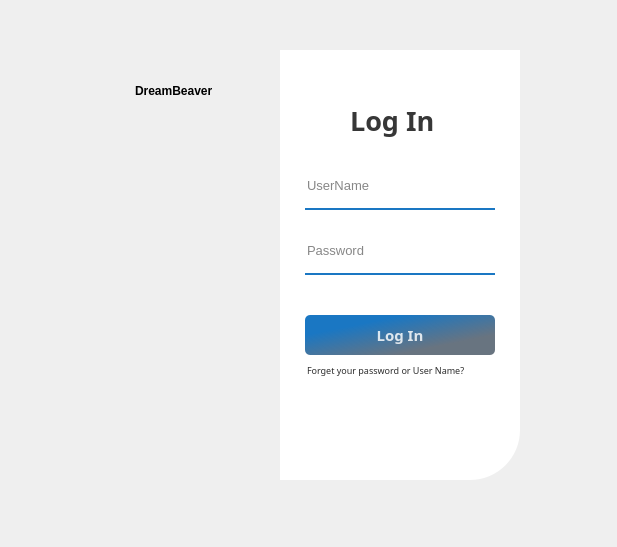
<?xml version="1.0" encoding="UTF-8"?>
<ui version="4.0">
 <class>login</class>
 <widget class="QDialog" name="login">
  <property name="geometry">
   <rect>
    <x>0</x>
    <y>0</y>
    <width>617</width>
    <height>547</height>
   </rect>
  </property>
  <property name="windowTitle">
   <string>Dialog</string>
  </property>
  <widget class="QWidget" name="widget" native="true">
   <property name="geometry">
    <rect>
     <x>10</x>
     <y>20</y>
     <width>550</width>
     <height>500</height>
    </rect>
   </property>
   <property name="styleSheet">
    <string notr="true">QPushButton#pushButton {
    background-color: qlineargradient(spread:pad, x1:0, y1:0.505682, x2:0.477, y2:1, stop:0 rgba(11,131,120,219), stop:1 rgba(85,98,112,226));
    color: rgba(255,255,255,210);
    border-radius: 5px;
}

QPushButton#pushButton:hover {
    background-color: qlineargradient(spread:pad, x1:0, y1:0.505682, x2:0.477, y2:1, stop:0 rgba(150,123,111,219), stop:1 rgba(85,81,84,226));
}

QPushButton#pushButton:pressed {
    padding-left: 5px;
    padding-top: 5px;
    background-color: rgba(150,123,111,255);
}
</string>
   </property>
   <widget class="QLabel" name="label">
    <property name="geometry">
     <rect>
      <x>40</x>
      <y>30</y>
      <width>280</width>
      <height>438</height>
     </rect>
    </property>
    <property name="styleSheet">
     <string notr="true">QLabel#lebal{
border-top-left-radius: 50px;
background-color:rgba(0,0,0,80);
border-top-left-radius: 50px;}</string>
    </property>
    <property name="text">
     <string/>
    </property>
    <property name="pixmap">
     <pixmap resource="icons.qrc">:/Icons/R.png</pixmap>
    </property>
    <property name="scaledContents">
     <bool>true</bool>
    </property>
   </widget>
   <widget class="QLabel" name="label_2">
    <property name="geometry">
     <rect>
      <x>270</x>
      <y>30</y>
      <width>240</width>
      <height>430</height>
     </rect>
    </property>
    <property name="styleSheet">
     <string notr="true">background-color:rgba(255,255,255,255);
border-bottom-right-radius:50px;</string>
    </property>
    <property name="text">
     <string/>
    </property>
   </widget>
   <widget class="QLabel" name="label_3">
    <property name="geometry">
     <rect>
      <x>340</x>
      <y>80</y>
      <width>111</width>
      <height>40</height>
     </rect>
    </property>
    <property name="font">
     <font>
      <family>MS Reference Sans Serif</family>
      <pointsize>20</pointsize>
      <weight>75</weight>
      <bold>true</bold>
     </font>
    </property>
    <property name="styleSheet">
     <string notr="true">color:rgb(0,0,0,200);</string>
    </property>
    <property name="text">
     <string>Log In</string>
    </property>
   </widget>
   <widget class="QLineEdit" name="lineEdit">
    <property name="geometry">
     <rect>
      <x>295</x>
      <y>150</y>
      <width>190</width>
      <height>40</height>
     </rect>
    </property>
    <property name="font">
     <font>
      <pointsize>10</pointsize>
     </font>
    </property>
    <property name="styleSheet">
     <string notr="true">background-color:rgba(0,0,0,0);
border:none;
border-bottom:2px solid rgba(26,119,195,0,8);
color:rgba(0,0,0,240);
padding-bottom:7px;</string>
    </property>
    <property name="placeholderText">
     <string>UserName</string>
    </property>
   </widget>
   <widget class="QLineEdit" name="lineEdit_2">
    <property name="geometry">
     <rect>
      <x>295</x>
      <y>215</y>
      <width>190</width>
      <height>40</height>
     </rect>
    </property>
    <property name="font">
     <font>
      <pointsize>10</pointsize>
     </font>
    </property>
    <property name="styleSheet">
     <string notr="true">background-color:rgba(0,0,0,0);
border:none;
border-bottom:2px solid rgba(26,119,195,0,8);
color:rgba(0,0,0,240);
padding-bottom:7px;</string>
    </property>
    <property name="echoMode">
     <enum>QLineEdit::Password</enum>
    </property>
    <property name="placeholderText">
     <string>Password</string>
    </property>
   </widget>
   <widget class="QPushButton" name="pushButton">
    <property name="geometry">
     <rect>
      <x>295</x>
      <y>295</y>
      <width>190</width>
      <height>40</height>
     </rect>
    </property>
    <property name="font">
     <font>
      <family>Nirmala UI Semilight</family>
      <pointsize>11</pointsize>
      <weight>75</weight>
      <bold>true</bold>
     </font>
    </property>
    <property name="styleSheet">
     <string notr="true">QPushButton#pushButton {
    background-color: qlineargradient(spread:pad, x1:0, y1:0.505682, x2:0.477, y2:1, stop:0 rgba(26,119,195,0,8), stop:1 rgba(85,98,112,226));
    color: rgba(255,255,255,210);
    border-radius: 5px;
}

QPushButton#pushButton:hover {
    background-color: qlineargradient(spread:pad, x1:0, y1:0.505682, x2:0.477, y2:1, stop:0 rgba(25,72,111,0,8), stop:1 rgba(85,81,84,226));
}

QPushButton#pushButton:pressed {
    padding-left: 5px;
    padding-top: 5px;
    background-color: rgba(150,123,111,255);
}
</string>
    </property>
    <property name="text">
     <string>Log In</string>
    </property>
   </widget>
   <widget class="QLabel" name="label_4">
    <property name="geometry">
     <rect>
      <x>297</x>
      <y>342</y>
      <width>181</width>
      <height>16</height>
     </rect>
    </property>
    <property name="font">
     <font>
      <family>Bahnschrift SemiLight SemiConde</family>
      <pointsize>7</pointsize>
     </font>
    </property>
    <property name="styleSheet">
     <string notr="true">color:rgba(0,0,0,210);</string>
    </property>
    <property name="text">
     <string>Forget your password or User Name?</string>
    </property>
   </widget>
   <widget class="QLabel" name="label_5">
    <property name="geometry">
     <rect>
      <x>60</x>
      <y>40</y>
      <width>71</width>
      <height>61</height>
     </rect>
    </property>
    <property name="text">
     <string/>
    </property>
    <property name="pixmap">
     <pixmap resource="icons.qrc">:/Icons/Screenshot_2024-02-23_163141-removebg-preview.png</pixmap>
    </property>
    <property name="scaledContents">
     <bool>true</bool>
    </property>
   </widget>
   <widget class="QLabel" name="label_6">
    <property name="geometry">
     <rect>
      <x>125</x>
      <y>60</y>
      <width>141</width>
      <height>21</height>
     </rect>
    </property>
    <property name="font">
     <font>
      <pointsize>9</pointsize>
      <weight>75</weight>
      <bold>true</bold>
     </font>
    </property>
    <property name="text">
     <string>DreamBeaver</string>
    </property>
   </widget>
   <widget class="QWidget" name="">
    <property name="geometry">
     <rect>
      <x>320</x>
      <y>370</y>
      <width>141</width>
      <height>31</height>
     </rect>
    </property>
    <layout class="QGridLayout" name="gridLayout">
     <property name="spacing">
      <number>0</number>
     </property>
     <item row="0" column="0">
      <widget class="QPushButton" name="pushButton_2">
       <property name="font">
        <font>
         <family>Nirmala UI</family>
         <pointsize>15</pointsize>
        </font>
       </property>
       <property name="styleSheet">
        <string notr="true">QPushButton#pushButton_2 {
    background-color: rgba(0,0,0,0);
    color: rgba(85,98,112,255);
	border:none;
}

QPushButton#pushButton_2:hover {
    color: rgba(131,96,53,255);
	border:none;
}

QPushButton#pushButton_2:pressed {
    padding-left: 5px;
    padding-top: 5px;
    color: rgba(91,88,53,255);
	border:none;
}
</string>
       </property>
       <property name="text">
        <string/>
       </property>
       <property name="icon">
        <iconset resource="icons.qrc">
         <normaloff>:/Icons/facebook.svg</normaloff>:/Icons/facebook.svg</iconset>
       </property>
      </widget>
     </item>
     <item row="0" column="1">
      <widget class="QPushButton" name="pushButton_3">
       <property name="font">
        <font>
         <family>Nirmala UI</family>
         <pointsize>15</pointsize>
        </font>
       </property>
       <property name="styleSheet">
        <string notr="true">QPushButton#pushButton_3 {
    background-color: rgba(0,0,0,0);
    color: rgba(85,98,112,255);
	border:none;
}

QPushButton#pushButton_3:hover {
    color: rgba(131,96,53,255);
	border:none;
}

QPushButton#pushButton_3:pressed {
    padding-left: 5px;
    padding-top: 5px;
    color: rgba(91,88,53,255);
	border:none;
}
</string>
       </property>
       <property name="text">
        <string/>
       </property>
       <property name="icon">
        <iconset resource="icons.qrc">
         <normaloff>:/Icons/twitter.svg</normaloff>:/Icons/twitter.svg</iconset>
       </property>
      </widget>
     </item>
     <item row="0" column="2">
      <widget class="QPushButton" name="pushButton_5">
       <property name="font">
        <font>
         <family>Nirmala UI</family>
         <pointsize>15</pointsize>
        </font>
       </property>
       <property name="styleSheet">
        <string notr="true">QPushButton#pushButton_5 {
    background-color: rgba(0,0,0,0);
    color: rgba(85,98,112,255);
	border:none;
}

QPushButton#pushButton_5:hover {
    color: rgba(131,96,53,255);
	border:none;
}

QPushButton#pushButton_5:pressed {
    padding-left: 5px;
    padding-top: 5px;
    color: rgba(91,88,53,255);
	border:none;
}
</string>
       </property>
       <property name="text">
        <string/>
       </property>
       <property name="icon">
        <iconset resource="icons.qrc">
         <normaloff>:/Icons/instagram.svg</normaloff>:/Icons/instagram.svg</iconset>
       </property>
      </widget>
     </item>
     <item row="0" column="3">
      <widget class="QPushButton" name="pushButton_4">
       <property name="font">
        <font>
         <family>Nirmala UI</family>
         <pointsize>15</pointsize>
        </font>
       </property>
       <property name="styleSheet">
        <string notr="true">QPushButton#pushButton_4 {
    background-color: rgba(0,0,0,0);
    color: rgba(85,98,112,255);
	border:none;
}

QPushButton#pushButton_4:hover {
    color: rgba(131,96,53,255);
	border:none;
}

QPushButton#pushButton_4:pressed {
    padding-left: 5px;
    padding-top: 5px;
    color: rgba(91,88,53,255);
	border:none;
}
</string>
       </property>
       <property name="text">
        <string/>
       </property>
       <property name="icon">
        <iconset resource="icons.qrc">
         <normaloff>:/Icons/linkedin.svg</normaloff>:/Icons/linkedin.svg</iconset>
       </property>
      </widget>
     </item>
    </layout>
   </widget>
  </widget>
 </widget>
 <resources>
  <include location="icons.qrc"/>
 </resources>
 <connections/>
</ui>
